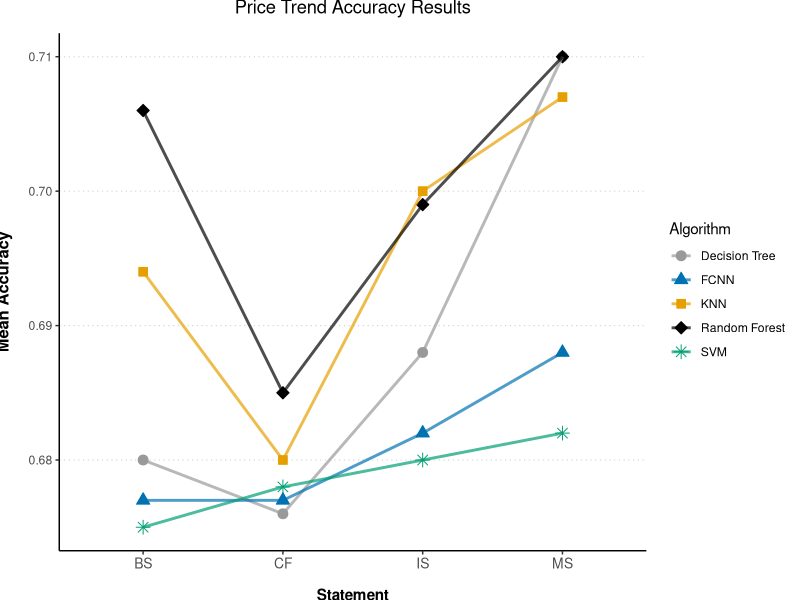

The R source for this figure:
## ---- chunk 1
knitr::opts_chunk$set(echo = TRUE)
## ---- chunk 2
library(ggplot2)
library(dplyr)
library(tidyr)

Statement <- c("Balance Sheet", "Balance Sheet", "Balance Sheet", "Balance Sheet", "Balance Sheet","Cash Flow", "Cash Flow", "Cash Flow", "Cash Flow", "Cash Flow", "Income Statement", "Income Statement", "Income Statement", "Income Statement" , "Income Statement", "Merged Statements", "Merged Statements", "Merged Statements", "Merged Statements", "Merged Statements")
Algorithm  <- c( "SVM", "Decision Tree", "KNN", "Random Forest", "FCNN", "SVM",  "Decision Tree", "KNN", "Random Forest", "FCNN", "SVM", "Decision Tree", "KNN", "Random Forest", "FCNN", "SVM", "Decision Tree", "KNN", "Random Forest", "FCNN")
Accuracy <- c(0.675, 0.680, 0.694, 0.706, 0.677, 0.678, 0.676, 0.680, 0.685, 0.677, 0.680, 0.688, 0.700, 
         0.699, 0.682, 0.682, 0.710, 0.707, 0.710, 0.688)

Std_Error <- c(0.001, 0.019, 0.008, 0.018, 0.004, 0.008, 0.004, 0.007, 0.014, 0.005, 0.007, 0.015, 0.018, 0.015, 0.004, 0.008,
               0.010, 0.016, 0.012, 0.006)

df <- data.frame(Statement, Algorithm, Accuracy, Std_Error)
df

## ---- chunk 3
p <- ggplot(df,
            aes(
              x = Statement,
              y = Accuracy,
              color = Algorithm,
              shape = Algorithm,
              fill = Algorithm,
              group = Algorithm
            )) +
  geom_point(size = 3) +
  
  geom_line(aes(color = Algorithm), size = 1, alpha = 0.7) +
  
  scale_shape_manual(values = c(21, 24, 22, 23, 8), name = "Algorithm" ,
                     labels = c("Decision Tree", "FCNN", "KNN", "Random Forest", "SVM")) +
  
  scale_x_discrete(labels = c("BS", "CF", "IS", "MS"),
                           name = "Statement") +
  
  scale_y_continuous(name = "Mean Accuracy",
                     breaks = c(0.65, 0.66, 0.67, 0.68, 0.69, 0.70, 0.71)) +
  
  scale_colour_manual(values = c("#999999", "#0072B2","#E69F00", "#000000", "#009E73"), name = "Algorithm",
                      labels = c("Decision Tree", "FCNN", "KNN", "Random Forest", "SVM")) +
 
  scale_fill_manual(values = c("#999999", "#0072B2","#E69F00", "#000000", "#009E73"), name = "Algorithm",
                     labels = c("Decision Tree","FCNN", "KNN", "Random Forest", "SVM")) +
  
  

  
  
  theme_classic() +
  
  ggtitle("Price Trend Accuracy Results")+
  
  theme(axis.text.x = element_text(size = 10), 
      panel.grid.major.y = element_line(size = 0.4,linetype = 'dotted', colour = "lightgrey"),
      plot.title = element_text(hjust = +0.5, vjust = +3),
      axis.title.y = element_text(size = 12, vjust = +4, face = "bold"),
      axis.title.x = element_text(vjust = -2, face = "bold"))


p




